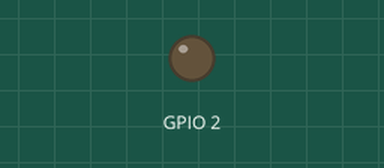
This program was run on a simulated ESP8266 (NodeMCU). Shown: output pins drawn as LEDs (lit = HIGH). Dashed ring = blinking. WiFi joins after 1.5 s; servers stay silent unless stated; what the program prints to the serial monitor is not drawn.

Above: at 1.2 s.
At 3.1 s:
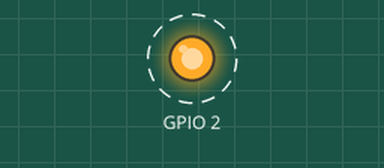
Timing chart, 0 to 5.5 s (numbered marks = the images above):
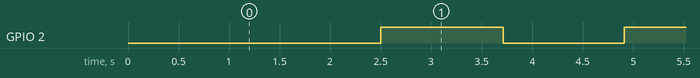

Measured:
- by itself, GPIO 2: alternates HIGH for 1.2 s and LOW for 1.2 s

The program:

main.cpp
```cpp
#include <Arduino.h>
#include <ESP8266WiFi.h>
#include <ESP8266HTTPClient.h>
#include "wificreds.h"

void connect() {
    Serial.print("Connecting to ");
    Serial.println(WIFI_SSID);

    WiFi.begin(WIFI_SSID, WIFI_PASS);

    while (WiFi.status() != WL_CONNECTED) {
        delay(500);
        Serial.print(".");
    }

    Serial.println("WiFi connected");
}

void setup()
{
    Serial.begin(9600);
    pinMode(2, OUTPUT);
}

void loop() {
    if(WiFi.status() == WL_CONNECTED) {
        Serial.println("IP address: ");
        Serial.println(WiFi.localIP());
        Serial.println("Connected!");
        HTTPClient http;
        Serial.print("[HTTP] begin...\n");
        http.begin("http://jsonplaceholder.typicode.com/posts/1/comments");
        http.addHeader("Content-Type", "application/x-www-form-urlencoded");
        http.GET();
        http.writeToStream(&Serial);
        http.end();
    }
    delay(1000);
    if(WiFi.status() != WL_CONNECTED) {
        Serial.println("Disconnected...");
        connect();
    }
    digitalWrite(2,!digitalRead(2));
}
```

wificreds.h
```cpp
#ifndef WIFICREDS_H
#define WIFICREDS_H

// WiFi credentials.
const char* WIFI_SSID = "REPLACE";
const char* WIFI_PASS = "REPLACE";
#endif
```
